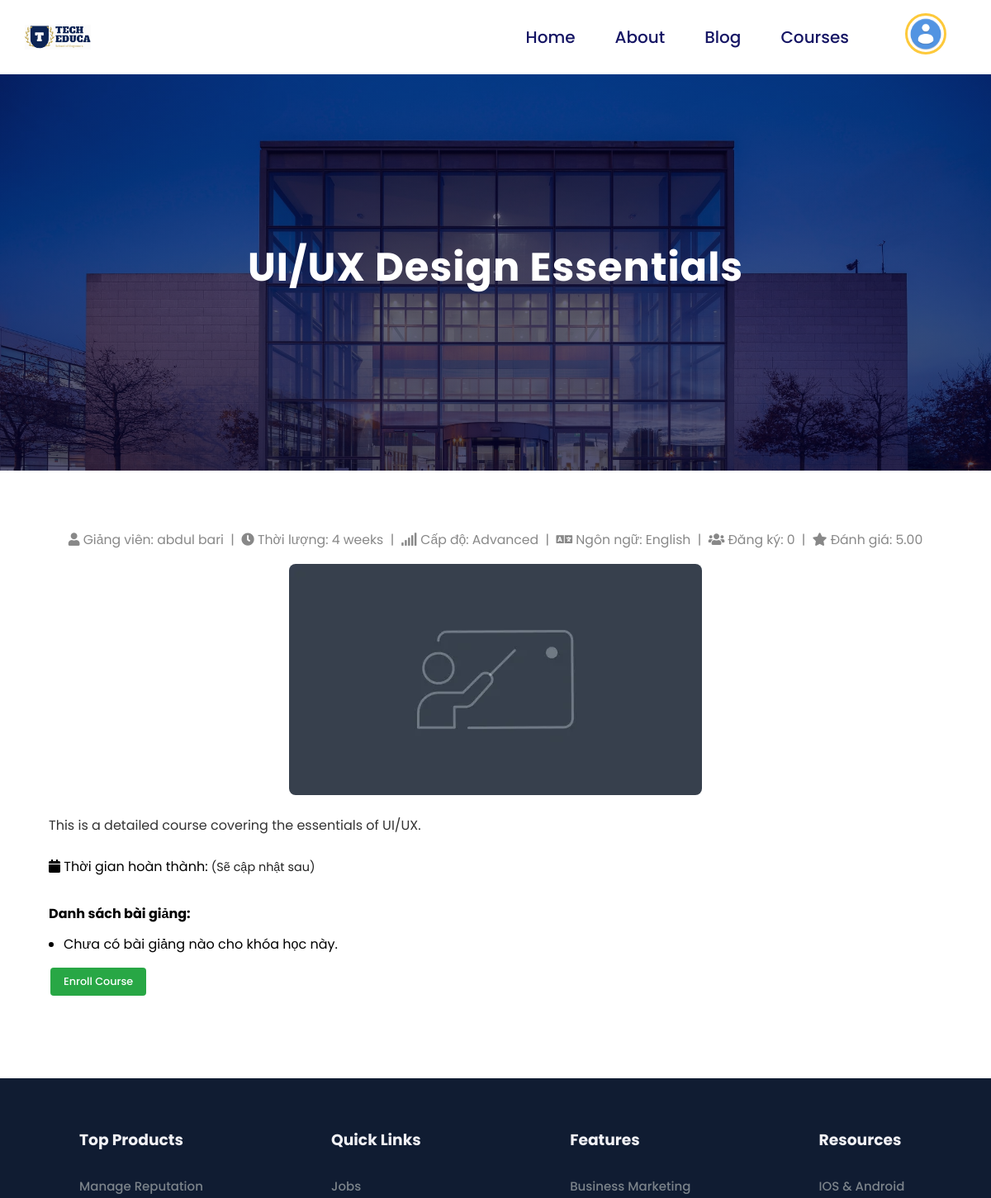
The page /courses/17/ (signed in, upper part) on the database as committed earlier.
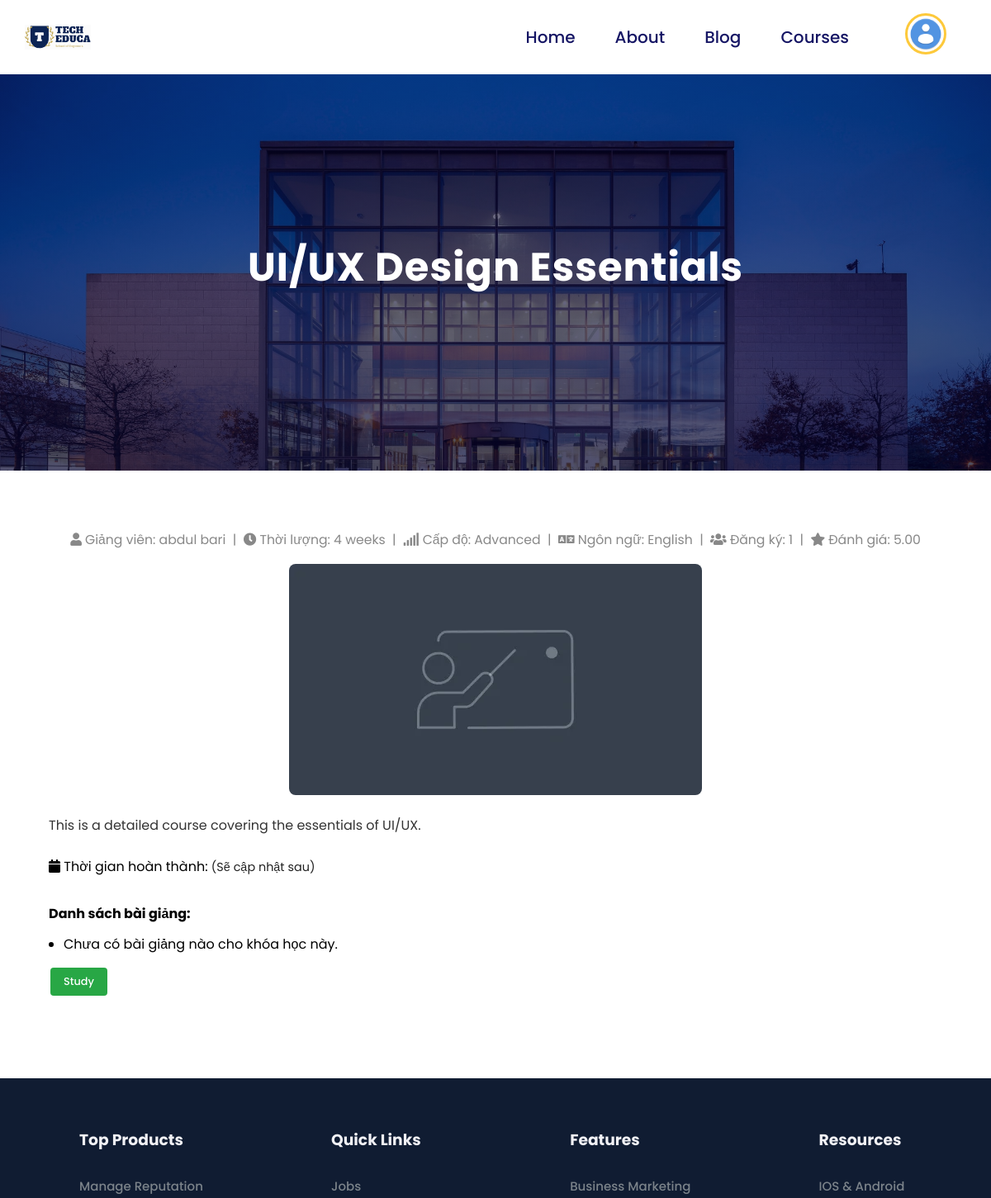
The same page on the database as committed later.
### app/models.py (models this page shows, shortened)
class Course(models.Model):
    courseID = models.AutoField(primary_key=True)  # Tự động tăng ID cho khóa học
    courseName = models.CharField(max_length=1000) # Tên khóa học
    thumbnail = models.ImageField(upload_to='thumbnails/', default="thumbnails/default-product-card.webp", null=True, blank=True)  # Thumbnail ảnh cho course
    description = models.TextField()  # Mô tả khóa học
    duration = models.CharField(max_length=100)  # Thời gian khóa học
    created_at = models.DateTimeField(auto_now_add=True)  # Ngày giờ khóa học được tạo
    level = models.CharField(max_length=50)  # Cấp độ khóa học (beginner, intermediate, advanced)
    language = models.CharField(max_length=50)  # Ngôn ngữ khóa học
    register_count = models.IntegerField(default=0)  # Số lượng người đăng ký khóa học
    rating = models.DecimalField(max_digits=3, decimal_places=2, default=5)  # Đánh giá khóa học (0-5)
    created_by = models.ForeignKey(
        "app.User",
        on_delete=models.SET_NULL,
        null=True,
        related_name="created_courses"
    )
    categories = models.ManyToManyField("app.CourseCategory", related_name="courses", blank=True)

class User(AbstractUser):
    id = models.AutoField(primary_key=True)  # Tự động tăng ID cho người dùng
    email = models.EmailField(unique=True, max_length=254, blank=True)  # Override email thành unique
    phone = models.CharField(max_length=15, blank=True, null=True)
    avatar = models.ImageField(upload_to='avatars/', blank=True, null=True)
    birthday = models.DateField(null=True, blank=True)
    ROLE_CHOICES = [
        ('student', 'student'),
        ('instructor', 'instructor'),
        ('admin', 'admin'),
    ]
    role = models.CharField(max_length=20, choices=ROLE_CHOICES, default='student')
    self_description = RichTextUploadingField(default="", blank=True, null=True)  # Mô tả bản thân viết bằng Markdown
    enrolled_courses = models.ManyToManyField(
        "app.Course",
        through="app.Enrollment",
        related_name="enrolled_students",
        verbose_name="Course",
        blank=True
    )
    instructors = models.ManyToManyField(
        "app.Course",
        through="app.TeachingAssignment",
        related_name="instructed_courses",
        blank=True
    )

### app/views.py (the view)
# urls.py: path("courses/<int:courseID>/", views.course_inner_view, name="course_detail"),
@login_required
def course_inner_view(request, courseID):
    course = Course.objects.get(courseID=courseID)
    is_enrolled = False
    if request.user.is_authenticated:
        is_enrolled = Enrollment.objects.filter(user=request.user, course=course).exists()
    return render(request, "app/course-inner.html", {
        "course": course,
        "is_enrolled": is_enrolled,
    })

### app/templates/app/course-inner.html (shortened to what this page needs)
{% load static %}
<!DOCTYPE html>
<html lang="en">
<head>
    <link rel="stylesheet" href="{% static 'style.css' %}">
    <link rel="stylesheet" href="https://pro.fontawesome.com/releases/v5.10.0/css/all.css" />
</head>
<body>
    {% include 'app/navigation.html' %}
     <section id="about-home">
        <h1>{{ course.courseName }}</h1>
    </section>
    <section id="course-detail">
        <div class="course-meta">
            <i class="fa fa-user"></i> Giảng viên: {{ course.created_by.get_full_name|default:course.created_by.username }}
            &nbsp;|&nbsp;
            <i class="fa fa-clock"></i> Thời lượng: {{ course.duration }} &nbsp;|&nbsp;
            <i class="fa fa-signal"></i> Cấp độ: {{ course.level }} &nbsp;|&nbsp;
            <i class="fa fa-language"></i> Ngôn ngữ: {{ course.language }} &nbsp;|&nbsp;
            <i class="fa fa-users"></i> Đăng ký: {{ course.register_count }} &nbsp;|&nbsp;
            <i class="fa fa-star"></i> Đánh giá: {{ course.rating }}
        </div>
        {% if course.thumbnail %}
        <img src="{{ course.thumbnail.url }}" alt="{{ course.courseName }}" class="course-thumbnail">
        {% endif %}
        <div class="course-description">
            {{ course.description|linebreaksbr }}
        </div>
        <div class="course-completion-time" style="margin-bottom:24px;">
            <i class="fa fa-calendar"></i> Thời gian hoàn thành: <span style="color:#222;">(Sẽ cập nhật sau)</span>
        </div>
        <div class="course-videos">
            <strong>Danh sách bài giảng:</strong>
            <ul style="padding-left: 18px; margin: 12px 0;">
                {% for video in course.videos.all %}
                    <li style="margin-bottom: 8px;">
                        <span style="font-weight: 500;">{{ video.title }}</span>
                        {% if video.lesson_type == 'theory' %}
                            <span style="color: #007bff;">(Lý thuyết)</span>
                        {% elif video.lesson_type == 'question' %}
                            <span style="color: #fd7e14;">(Câu hỏi)</span>
                        {% endif %}
                    </li>
                {% empty %}
                    <li>Chưa có bài giảng nào cho khóa học này.</li>
                {% endfor %}
            </ul>
        </div>
        <div style="display: flex; gap: 12px; margin-bottom: 24px;">
            {% if user.is_authenticated and course.created_by == user %}
                <a href="{% url 'edit_course' course.courseID %}" class="btn btn-sm" style="background: #ffc107; color: #fff;">Edit</a>
                <form method="post" action="{% url 'delete_course' course.courseID %}" style="display:inline;" onsubmit="return confirm('Are you sure you want to delete this course?');">
                    {% csrf_token %}
                    <button type="submit" class="btn btn-sm" style="background: #dc3545; color: #fff;">Delete</button>
                </form>
                <a href="{% url 'study_course' course.courseID %}" class="btn btn-sm" style="background: #28a745; color: #fff;">Study</a>
            {% elif user.is_authenticated %}
                {% if course in user.enrolled_courses.all %}
                    <a href="{% url 'study_course' course.courseID %}" class="btn btn-sm" style="background: #28a745; color: #fff;">Study</a>
                {% else %}
                    <form method="post" action="{% url 'enroll_course' course.courseID %}" style="display:inline;">
                        <button type="submit" class="btn btn-sm" style="background: #28a745; color: #fff;">Enroll Course</button>
                    </form>
                {% endif %}
            {% endif %}
        </div>
    </section>
    {% include 'app/footer.html' %}
</body>
</html>

Rows that differ between the two databases and show on the page:
changed Course "UI/UX Design Essentials": register_count "0" → "1"
Other text that changed with them:
text no longer shown: "Enroll Course"
text now shown: "Study"
